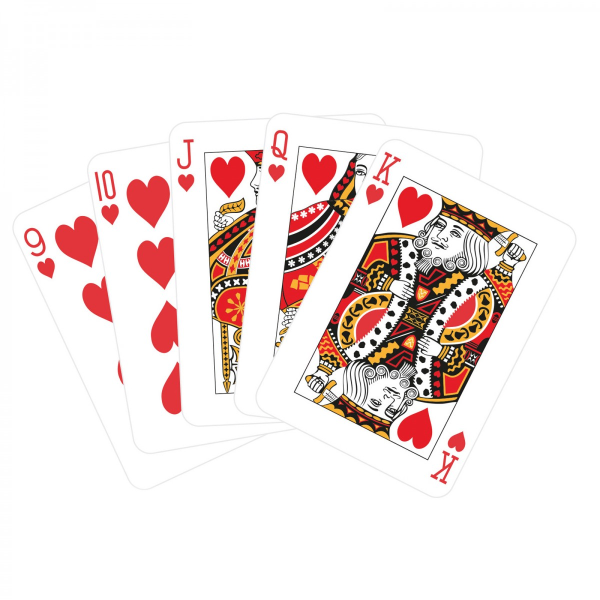
#> input picture Resources/cards.jpg, 1200 x 1200 px, given in place of kam.jpg, which was not available (shown at 1/2 size)
$ python chapter1.py
#> lines starting #> are read from the running program, lines starting #| are printed output that depends on the picture; after the words box and inside, x2 and y2 are one past the last pixel; in counts of white or black regions, pixels touching at a corner belong together; pictures that were not available may be replaced by others from this repository, and a replacement may not be noted
import cv2
import numpy as np

### This is how to get your webcam showing up as video capture
# [10 lines of commented-out code are left out]

img = cv2.imread("Resources/kam.jpg")
#> img is the input picture: shape (1200, 1200, 3); mean B, G, R 228.9, 230.9, 242.3
kernel = np.ones((5,5), np.uint8)


imgGray = cv2.cvtColor(img, cv2.COLOR_BGR2GRAY)
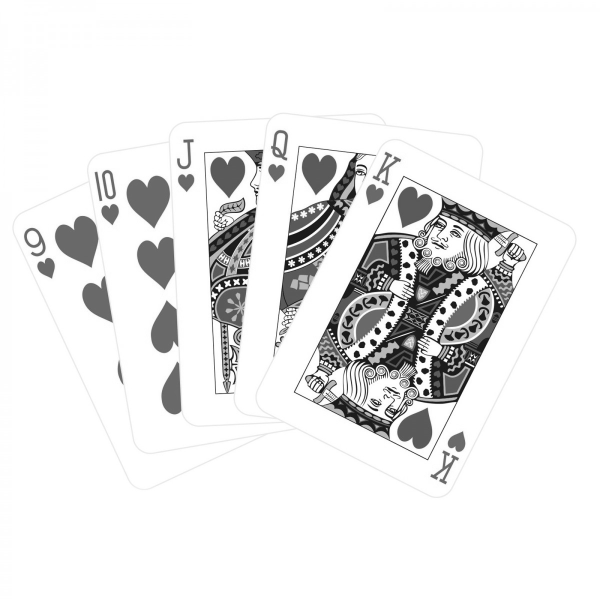
#> imgGray: shape (1200, 1200) (shown at 1/2 size); min 3, max 255, mean 234.1
imgBlur = cv2.GaussianBlur(imgGray, (25, 15), 0)
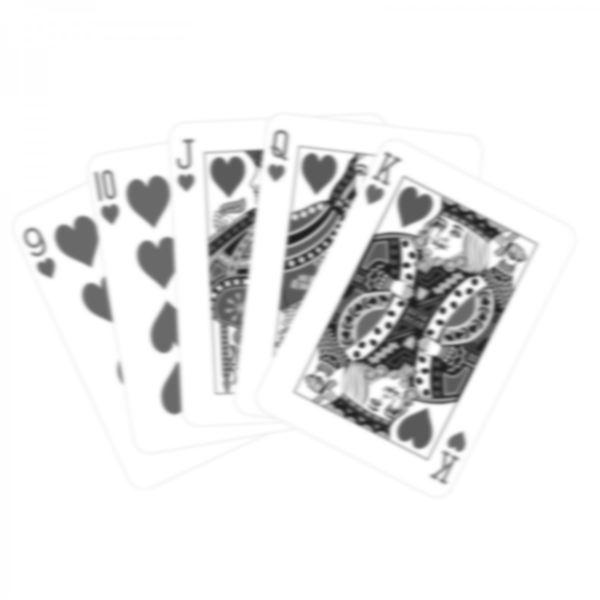
#> imgBlur: shape (1200, 1200) (shown at 1/2 size); min 28, max 255, mean 234.1
imgCanny = cv2.Canny(img, 150, 200)
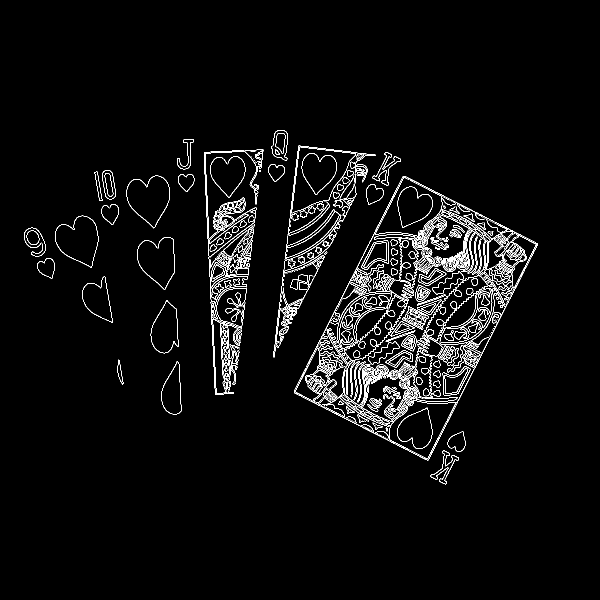
#> imgCanny: shape (1200, 1200) (shown at 1/2 size); 3.4% white in thin lines or dots, all inside (x1, y1, x2, y2) = (48, 260, 1075, 969)
imgDilation = cv2.dilate(imgCanny, kernel, iterations=1)
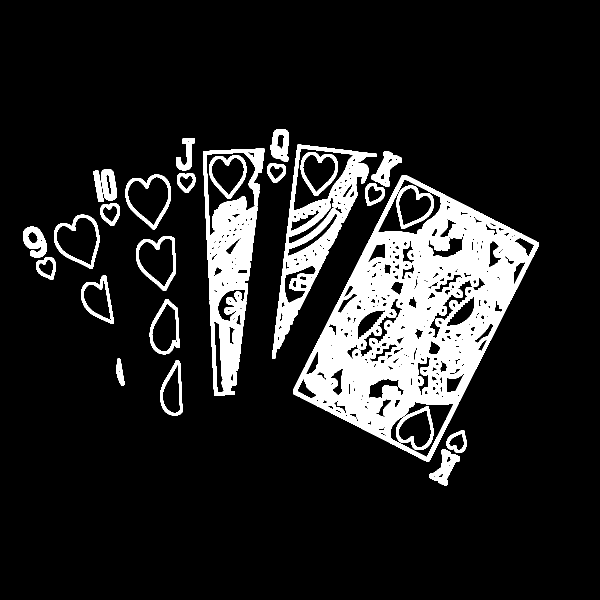
#> imgDilation: shape (1200, 1200) (shown at 1/2 size); 13.2% white; 27 white regions, largest, box (x1, y1, x2, y2) and area: (586, 350, 1077, 923) 109668, (406, 297, 529, 791) 26792, (544, 289, 754, 717) 21104
imgEroded = cv2.erode(imgDilation, kernel, iterations=1)
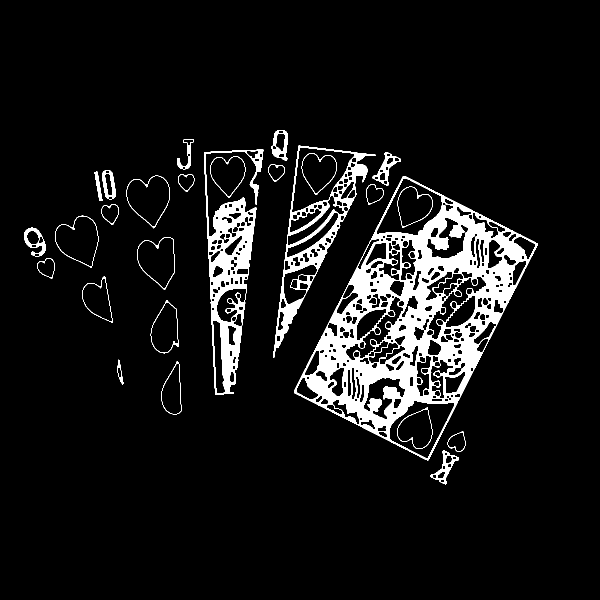
#> imgEroded: shape (1200, 1200) (shown at 1/2 size); 7.7% white; 27 white regions, largest, box (x1, y1, x2, y2) and area: (588, 352, 1075, 921) 71972, (408, 299, 527, 789) 17204, (546, 291, 752, 715) 11325

# cv2.imshow("Gray Image",imgGray)
# cv2.imshow("Blur Image",imgBlur)
cv2.imshow("Canny Image",imgCanny)
cv2.imshow("Dialation Image", imgDilation)
cv2.imshow("Erosion Image", imgEroded)

cv2.waitKey(0)

$ run again, on Resources/shapes.png
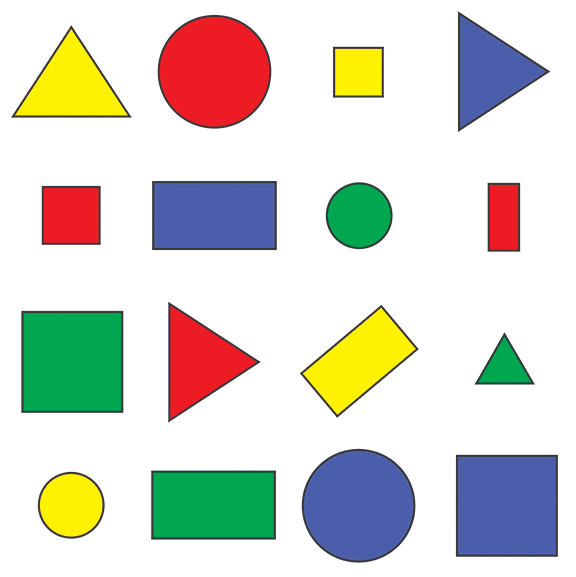
#> input picture Resources/shapes.png, 576 x 577 px, given in place of kam.jpg, which was not available
#> img is the input picture: shape (577, 576, 3); mean B, G, R 205.1, 214.3, 214.2
#> `imgCanny = cv2.Canny(img, 150, 200)`:
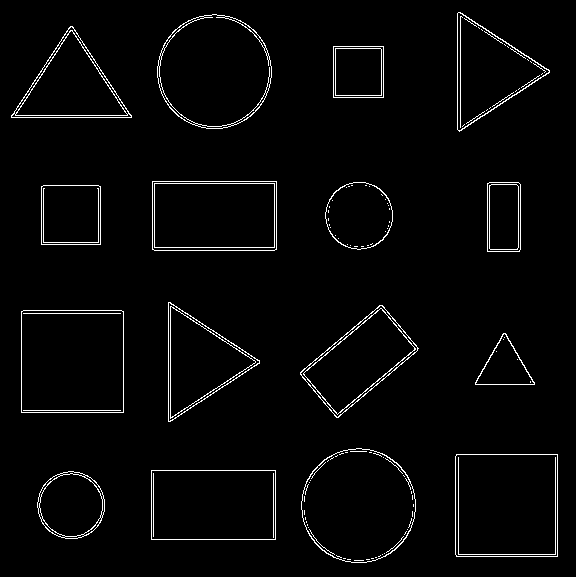
#> imgCanny: shape (577, 576); 2.6% white in thin lines or dots
#> imgDilation: shape (577, 576); 10.8% white; 16 white regions, largest, box (x1, y1, x2, y2) and area: (299, 446, 418, 565) 2946, (155, 12, 274, 131) 2923, (298, 303, 421, 420) 2919
#> `imgEroded = cv2.erode(imgDilation, kernel, iterations=1)`:
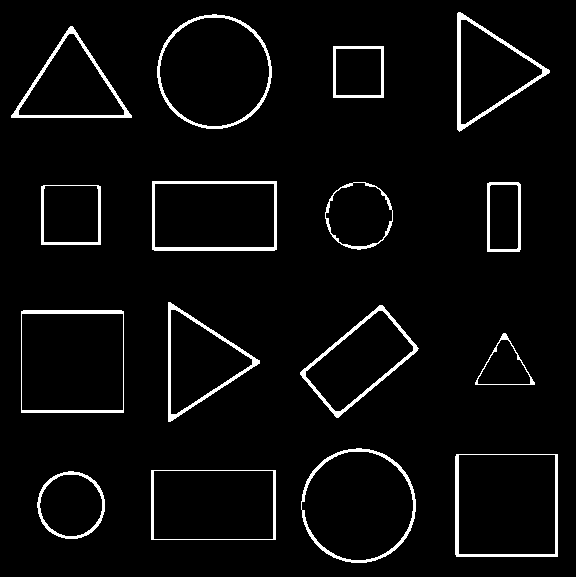
#> imgEroded: shape (577, 576); 4.2% white; 16 white regions, largest, box (x1, y1, x2, y2) and area: (152, 181, 277, 251) 1249, (457, 12, 550, 132) 1246, (300, 305, 419, 418) 1163
